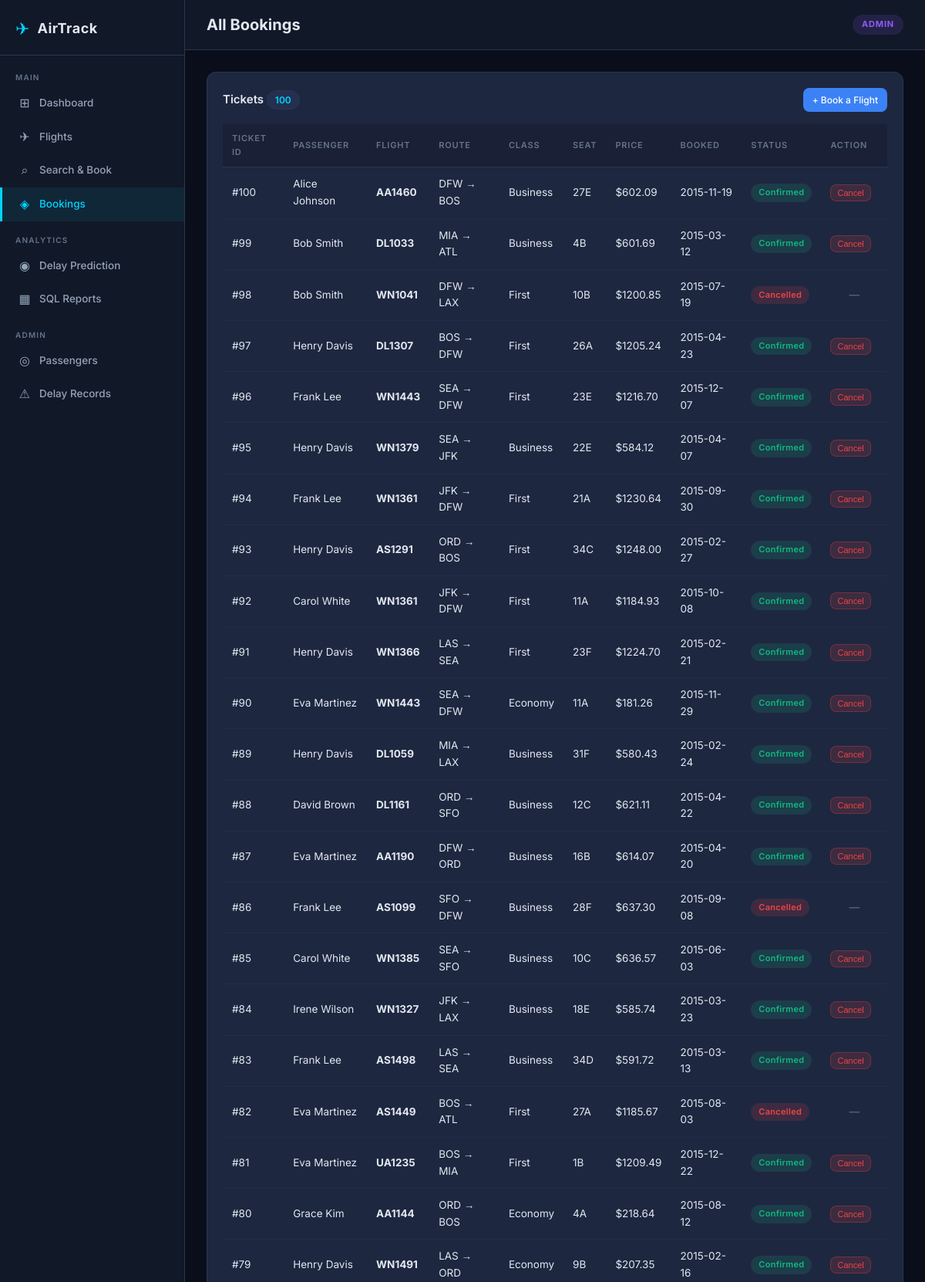
The app's page /my_bookings (signed in, upper part) with its own data.
### models.py (models this page shows, shortened)
class User(db.Model, UserMixin):
    __tablename__ = 'Users'
    user_id = db.Column(db.Integer, primary_key=True, autoincrement=True)
    username = db.Column(db.Text, unique=True, nullable=False)
    password = db.Column(db.Text, nullable=False)
    role = db.Column(db.Text, default='passenger')

class Ticket(db.Model):
    __tablename__ = 'Tickets'
    ticket_id = db.Column(db.Integer, primary_key=True, autoincrement=True)
    passenger_id = db.Column(db.Integer, db.ForeignKey('Passengers.passenger_id'))
    flight_id = db.Column(db.Integer, db.ForeignKey('Flights.flight_id'))
    seat_number = db.Column(db.Text)
    booking_date = db.Column(db.Text)
    ticket_class = db.Column(db.Text, default='Economy')
    price = db.Column(db.Float)
    status = db.Column(db.Text, default='Confirmed')

class Passenger(db.Model):
    __tablename__ = 'Passengers'
    passenger_id = db.Column(db.Integer, primary_key=True, autoincrement=True)
    full_name = db.Column(db.Text, nullable=False)
    email = db.Column(db.Text, unique=True, nullable=False)
    phone = db.Column(db.Text)
    passport_number = db.Column(db.Text)
    tickets = db.relationship('Ticket', backref='passenger', lazy=True)

class Flight(db.Model):
    __tablename__ = 'Flights'
    flight_id = db.Column(db.Integer, primary_key=True, autoincrement=True)
    flight_number = db.Column(db.Text, nullable=False)
    airline_id = db.Column(db.Integer, db.ForeignKey('Airlines.airline_id'))
    origin_airport = db.Column(db.Integer, db.ForeignKey('Airports.airport_id'))
    dest_airport = db.Column(db.Integer, db.ForeignKey('Airports.airport_id'))
    scheduled_departure = db.Column(db.Text)
    scheduled_arrival = db.Column(db.Text)
    status = db.Column(db.Text, default='On Time')
    origin = db.relationship('Airport', foreign_keys=[origin_airport], backref='departing_flights')
    destination = db.relationship('Airport', foreign_keys=[dest_airport], backref='arriving_flights')
    delays = db.relationship('Delay', backref='flight', lazy=True)
    tickets = db.relationship('Ticket', backref='flight', lazy=True)

class Airport(db.Model):
    __tablename__ = 'Airports'
    airport_id = db.Column(db.Integer, primary_key=True, autoincrement=True)
    airport_code = db.Column(db.Text, nullable=False)
    airport_name = db.Column(db.Text, nullable=False)
    city = db.Column(db.Text)
    state = db.Column(db.Text)

### app.py (the view, shortened to what this page needs)
@app.route('/my_bookings')
@login_required
def my_bookings():
    if current_user.role == 'admin':
        tickets = Ticket.query.order_by(Ticket.ticket_id.desc()).all()
    return render_template('my_bookings.html', tickets=tickets)

### app.py (called while the page is built)
@login_manager.user_loader
def load_user(user_id):
    return User.query.get(int(user_id))

### templates/my_bookings.html (shortened to what this page needs)
{% extends 'base.html' %}
{% block page_title %}{% if current_user.role == 'admin' %}All Bookings{% else %}My Bookings{% endif %}{% endblock %}
{% block content %}
<div class="section-card">
    <div class="panel-header">
        <h3>Tickets <span class="count-badge">{{ tickets|length }}</span></h3>
        <a href="{{ url_for('search_flights') }}" class="btn btn-sm btn-primary">+ Book a Flight</a>
    </div>
    {% if tickets %}
    <div class="table-wrapper">
        <table class="table">
            <thead>
                <tr>
                    <th>Ticket ID</th>
                    <th>Passenger</th>
                    <th>Flight</th>
                    <th>Route</th>
                    <th>Class</th>
                    <th>Seat</th>
                    <th>Price</th>
                    <th>Booked</th>
                    <th>Status</th>
                    <th>Action</th>
                </tr>
            </thead>
            <tbody>
                {% for t in tickets %}
                <tr>
                    <td>#{{ t.ticket_id }}</td>
                    <td>{{ t.passenger.full_name if t.passenger else '—' }}</td>
                    <td><strong>{{ t.flight.flight_number if t.flight else '—' }}</strong></td>
                    <td>
                        {% if t.flight %}
                        {{ t.flight.origin.airport_code if t.flight.origin else '?' }}
                        →
                        {{ t.flight.destination.airport_code if t.flight.destination else '?' }}
                        {% else %}—{% endif %}
                    </td>
                    <td>{{ t.ticket_class }}</td>
                    <td>{{ t.seat_number }}</td>
                    <td>${{ "%.2f"|format(t.price) }}</td>
                    <td>{{ t.booking_date }}</td>
                    <td>
                        <span class="badge badge-{{ 'success' if t.status == 'Confirmed' else 'danger' }}">{{ t.status }}</span>
                    </td>
                    <td>
                        {% if t.status == 'Confirmed' %}
                        <form method="POST" action="{{ url_for('cancel_ticket', ticket_id=t.ticket_id) }}" style="display:inline" onsubmit="return confirm('Cancel ticket #{{ t.ticket_id }}?')">
                            <button type="submit" class="btn btn-xs btn-danger">Cancel</button>
                        </form>
                        {% else %}
                        <span class="text-muted">—</span>
                        {% endif %}
                    </td>
                </tr>
                {% endfor %}
            </tbody>
        </table>
    </div>
    {% else %}
    <div class="empty-state">
        <div class="empty-icon">◈</div>
        <p>No bookings found. <a href="{{ url_for('search_flights') }}">Search for flights</a> to book a ticket.</p>
    </div>
    {% endif %}
</div>
{% endblock %}

### templates/base.html (shortened to what this page needs)
<!DOCTYPE html>
<html lang="en">
<head>
    <link rel="stylesheet" href="{{ url_for('static', filename='style.css') }}">
</head>
<body>
{% if current_user.is_authenticated %}
<div class="layout">
    <aside class="sidebar">
        <div class="sidebar-brand">
            <span class="brand-icon">✈</span>
            <span class="brand-text">AirTrack</span>
        </div>
        <nav class="sidebar-nav">
            <div class="nav-section">
                <span class="nav-label">Main</span>
                <a href="{{ url_for('dashboard') }}" class="nav-item {% if request.endpoint == 'dashboard' %}active{% endif %}">
                    <span class="nav-icon">⊞</span> Dashboard
                </a>
                <a href="{{ url_for('flights') }}" class="nav-item {% if request.endpoint in ['flights','edit_flight'] %}active{% endif %}">
                    <span class="nav-icon">✈</span> Flights
                </a>
                <a href="{{ url_for('search_flights') }}" class="nav-item {% if request.endpoint == 'search_flights' %}active{% endif %}">
                    <span class="nav-icon">⌕</span> Search & Book
                </a>
                <a href="{{ url_for('my_bookings') }}" class="nav-item {% if request.endpoint == 'my_bookings' %}active{% endif %}">
                    <span class="nav-icon">◈</span> Bookings
                </a>
            </div>
            <div class="nav-section">
                <span class="nav-label">Analytics</span>
                <a href="{{ url_for('predict_delay') }}" class="nav-item {% if request.endpoint == 'predict_delay' %}active{% endif %}">
                    <span class="nav-icon">◉</span> Delay Prediction
                </a>
                <a href="{{ url_for('reports') }}" class="nav-item {% if request.endpoint == 'reports' %}active{% endif %}">
                    <span class="nav-icon">▦</span> SQL Reports
                </a>
            </div>
            {% if current_user.role == 'admin' %}
            <div class="nav-section">
                <span class="nav-label">Admin</span>
                <a href="{{ url_for('passengers') }}" class="nav-item {% if request.endpoint == 'passengers' %}active{% endif %}">
                    <span class="nav-icon">◎</span> Passengers
                </a>
                <a href="{{ url_for('delays') }}" class="nav-item {% if request.endpoint == 'delays' %}active{% endif %}">
                    <span class="nav-icon">⚠</span> Delay Records
                </a>
            </div>
            {% endif %}
        </nav>
    </aside>
    <main class="main-content">
        <div class="top-bar">
            <div class="page-title">{% block page_title %}{% endblock %}</div>
            <div class="top-bar-right">
                <span class="role-badge role-{{ current_user.role }}">{{ current_user.role.title() }}</span>
            </div>
        </div>
        <div class="content">
            {% block content %}{% endblock %}
        </div>
    </main>
</div>
{% else %}
{% block auth_content %}{% endblock %}
{% endif %}
</body>
</html>

### static/style.css (style rules this page uses)
*, *::before, *::after { box-sizing: border-box; margin: 0; padding: 0; }
:root { --bg: #0a0e1a; --bg2: #111827; --bg3: #1a2035; --surface: #1e2740; --surface2: #253050; --border: #2a3550; --cyan: #00d4ff; --blue: #3b82f6; --blue-dark: #1d4ed8; --green: #10b981; --orange: #f59e0b; --red: #ef4444; --purple: #8b5cf6; --text: #e2e8f0; --text2: #94a3b8; --text3: #64748b; --sidebar-w: 240px; --radius: 8px; --radius-lg: 12px; --shadow: 0 4px 24px rgba(0,0,0,0.4); }
body { font-family: 'Inter', system-ui, sans-serif; background: var(--bg); color: var(--text); font-size: 14px; line-height: 1.6; min-height: 100vh; }
.layout { display: flex; min-height: 100vh; }
.sidebar { width: var(--sidebar-w); background: var(--bg2); border-right: 1px solid var(--border); display: flex; flex-direction: column; position: fixed; top: 0; left: 0; bottom: 0; overflow-y: auto; z-index: 100; }
.sidebar-brand { display: flex; align-items: center; gap: 10px; padding: 20px 20px 16px; border-bottom: 1px solid var(--border); }
.brand-icon { font-size: 22px; color: var(--cyan); }
.brand-text { font-size: 18px; font-weight: 700; color: var(--text); letter-spacing: 0.5px; }
.sidebar-nav { flex: 1; padding: 12px 0; }
.nav-section { margin-bottom: 8px; }
.nav-label { display: block; font-size: 10px; font-weight: 600; text-transform: uppercase; letter-spacing: 1.2px; color: var(--text3); padding: 8px 20px 4px; }
.nav-item { display: flex; align-items: center; gap: 10px; padding: 9px 20px; color: var(--text2); text-decoration: none; font-size: 13.5px; font-weight: 500; border-left: 3px solid transparent; transition: all 0.15s; }
.nav-item.active { background: rgba(0, 212, 255, 0.08); color: var(--cyan); border-left-color: var(--cyan); }
.nav-icon { font-size: 16px; width: 18px; text-align: center; }
.main-content { margin-left: var(--sidebar-w); flex: 1; display: flex; flex-direction: column; min-height: 100vh; }
.top-bar { display: flex; align-items: center; justify-content: space-between; padding: 16px 28px; background: var(--bg2); border-bottom: 1px solid var(--border); position: sticky; top: 0; z-index: 50; }
.page-title { font-size: 20px; font-weight: 700; color: var(--text); }
.content { padding: 28px; flex: 1; }
.section-card { background: var(--surface); border: 1px solid var(--border); border-radius: var(--radius-lg); padding: 20px; margin-bottom: 20px; }
.panel-header { display: flex; align-items: center; justify-content: space-between; margin-bottom: 16px; }
.panel-header h3 { font-size: 15px; font-weight: 600; color: var(--text); }
.table-wrapper { overflow-x: auto; }
.table { width: 100%; border-collapse: collapse; font-size: 13.5px; }
.table th { text-align: left; padding: 10px 12px; background: var(--bg3); color: var(--text3); font-size: 11px; font-weight: 600; text-transform: uppercase; letter-spacing: 0.8px; border-bottom: 1px solid var(--border); }
.table td { padding: 11px 12px; border-bottom: 1px solid rgba(42,53,80,0.5); color: var(--text); }
.text-muted { color: var(--text3); font-style: italic; text-align: center; padding: 24px !important; }
.badge { display: inline-block; padding: 3px 10px; border-radius: 20px; font-size: 11px; font-weight: 600; letter-spacing: 0.3px; }
.badge-success { background: rgba(16,185,129,.15); color: var(--green); }
.badge-danger { background: rgba(239,68,68,.15); color: var(--red); }
.count-badge { display: inline-block; background: var(--surface2); border: 1px solid var(--border); border-radius: 20px; padding: 2px 10px; font-size: 12px; font-weight: 600; color: var(--cyan); }
.btn { display: inline-flex; align-items: center; gap: 6px; padding: 9px 18px; border-radius: var(--radius); font-size: 13.5px; font-weight: 500; text-decoration: none; cursor: pointer; border: none; transition: all 0.15s; white-space: nowrap; }
.btn-primary { background: var(--blue); color: #fff; }
.btn-danger { background: rgba(239,68,68,.15); color: var(--red); border: 1px solid rgba(239,68,68,.3); }
.btn-sm { padding: 6px 12px; font-size: 12px; }
.btn-xs { padding: 4px 8px; font-size: 11px; }
.role-badge { padding: 4px 12px; border-radius: 20px; font-size: 11px; font-weight: 700; text-transform: uppercase; letter-spacing: 0.8px; }
.role-admin { background: rgba(139,92,246,.15); color: var(--purple); }
.top-bar-right { display: flex; align-items: center; gap: 12px; }

### records on screen
User: role "ADMIN"
Ticket: ticket_id "100", passenger "Alice Johnson", flight "AA1460", flight.origin "DFW", flight.destination "BOS", ticket_class "Business", seat_number "27E", price "602.09", booking_date "2015-11-19", status "Confirmed"
Ticket: ticket_id "99", passenger "Bob Smith", flight "DL1033", flight.origin "MIA", flight.destination "ATL", ticket_class "Business", seat_number "4B", price "601.69", booking_date "2015-03-12", status "Confirmed"
Ticket: ticket_id "98", passenger "Bob Smith", flight "WN1041", flight.origin "DFW", flight.destination "LAX", ticket_class "First", seat_number "10B", price "1200.85", booking_date "2015-07-19", status "Cancelled"
Ticket: ticket_id "97", passenger "Henry Davis", flight "DL1307", flight.origin "BOS", flight.destination "DFW", ticket_class "First", seat_number "26A", price "1205.24", booking_date "2015-04-23", status "Confirmed"
Ticket: ticket_id "96", passenger "Frank Lee", flight "WN1443", flight.origin "SEA", flight.destination "DFW", ticket_class "First", seat_number "23E", price "1216.70", booking_date "2015-12-07", status "Confirmed"
Ticket: ticket_id "95", passenger "Henry Davis", flight "WN1379", flight.origin "SEA", flight.destination "JFK", ticket_class "Business", seat_number "22E", price "584.12", booking_date "2015-04-07", status "Confirmed"
Ticket: ticket_id "94", passenger "Frank Lee", flight "WN1361", flight.origin "JFK", flight.destination "DFW", ticket_class "First", seat_number "21A", price "1230.64", booking_date "2015-09-30", status "Confirmed"
Ticket: ticket_id "93", passenger "Henry Davis", flight "AS1291", flight.origin "ORD", flight.destination "BOS", ticket_class "First", seat_number "34C", price "1248.00", booking_date "2015-02-27", status "Confirmed"
Ticket: ticket_id "92", passenger "Carol White", flight "WN1361", flight.origin "JFK", flight.destination "DFW", ticket_class "First", seat_number "11A", price "1184.93", booking_date "2015-10-08", status "Confirmed"
Ticket: ticket_id "91", passenger "Henry Davis", flight "WN1366", flight.origin "LAS", flight.destination "SEA", ticket_class "First", seat_number "23F", price "1224.70", booking_date "2015-02-21", status "Confirmed"
Ticket: ticket_id "90", passenger "Eva Martinez", flight "WN1443", flight.origin "SEA", flight.destination "DFW", ticket_class "Economy", seat_number "11A", price "181.26", booking_date "2015-11-29", status "Confirmed"
Ticket: ticket_id "89", passenger "Henry Davis", flight "DL1059", flight.origin "MIA", flight.destination "LAX", ticket_class "Business", seat_number "31F", price "580.43", booking_date "2015-02-24", status "Confirmed"
Ticket: ticket_id "88", passenger "David Brown", flight "DL1161", flight.origin "ORD", flight.destination "SFO", ticket_class "Business", seat_number "12C", price "621.11", booking_date "2015-04-22", status "Confirmed"
Ticket: ticket_id "87", passenger "Eva Martinez", flight "AA1190", flight.origin "DFW", flight.destination "ORD", ticket_class "Business", seat_number "16B", price "614.07", booking_date "2015-04-20", status "Confirmed"
Ticket: ticket_id "86", passenger "Frank Lee", flight "AS1099", flight.origin "SFO", flight.destination "DFW", ticket_class "Business", seat_number "28F", price "637.30", booking_date "2015-09-08", status "Cancelled"
Ticket: ticket_id "85", passenger "Carol White", flight "WN1385", flight.origin "SEA", flight.destination "SFO", ticket_class "Business", seat_number "10C", price "636.57", booking_date "2015-06-03", status "Confirmed"
Ticket: ticket_id "84", passenger "Irene Wilson", flight "WN1327", flight.origin "JFK", flight.destination "LAX", ticket_class "Business", seat_number "18E", price "585.74", booking_date "2015-03-23", status "Confirmed"
Ticket: ticket_id "83", passenger "Frank Lee", flight "AS1498", flight.origin "LAS", flight.destination "SEA", ticket_class "Business", seat_number "34D", price "591.72", booking_date "2015-03-13", status "Confirmed"
Ticket: ticket_id "82", passenger "Eva Martinez", flight "AS1449", flight.origin "BOS", flight.destination "ATL", ticket_class "First", seat_number "27A", price "1185.67", booking_date "2015-08-03", status "Cancelled"
Ticket: ticket_id "81", passenger "Eva Martinez", flight "UA1235", flight.origin "BOS", flight.destination "MIA", ticket_class "First", seat_number "1B", price "1209.49", booking_date "2015-12-22", status "Confirmed"
Ticket: ticket_id "80", passenger "Grace Kim", flight "AA1144", flight.origin "ORD", flight.destination "BOS", ticket_class "Economy", seat_number "4A", price "218.64", booking_date "2015-08-12", status "Confirmed"
Ticket: ticket_id "79", passenger "Henry Davis", flight "WN1491", flight.origin "LAS", flight.destination "ORD", ticket_class "Economy", seat_number "9B", price "207.35", booking_date "2015-02-16", status "Confirmed"

### other values on screen
{{ tickets|length }} "100"
